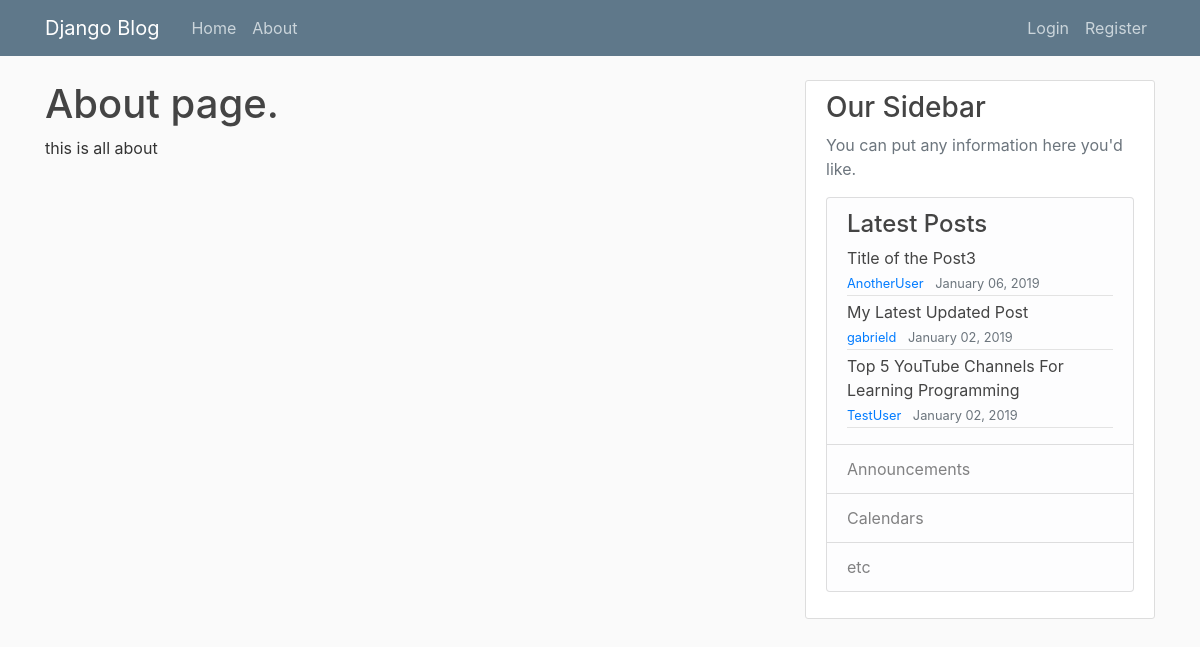
The page /about/ on the database its author committed.
### blog/models.py (models this page shows, shortened)
class Post(models.Model):
    title = models.CharField(max_length=100)
    content = models.TextField()
    date_posted = models.DateTimeField(default=timezone.now)
    author = models.ForeignKey(User, on_delete=models.CASCADE)

### blog/views.py (the view)
# urls.py: path('about/', views.about, name='blog-about'),
def about(request):
    context = {
        'title': 'About this blog',
        'lastes': Post.objects.all().order_by('-id')[:3],
    }
    return render(request, 'blog/about.html', context)

### blog/templates/blog/about.html
{% extends "blog/base.html" %}
{% block content %}
    <h1>About page.</h1>
    <p> this is all about</p>
{% endblock content %}

### blog/templates/blog/slidebar.html (shortened to what this page needs)
{% load static %}
<!DOCTYPE html>
<html lang="en">
    <div class="content-section">
        <h3>Our Sidebar</h3>
        <p class='text-muted'>You can put any information here you'd like.
            <ul class="list-group">
                <li class="list-group-item list-group-item-light">
                    <h4>Latest Posts</h4>
                        {% for post in lastes %}
                            <a class="article-title" href="{% url 'post-detail' post.id %}">{{ post.title }}</a>
                            <div class="article-metadata">
                                <small class="text-muted">
                                    <a class="mr-2" href="{% url 'user-posts' post.author.username %}">{{ post.author }}</a>
                                    {{ post.date_posted|date:"F d, Y" }}
                                </small>
                           </div>
                         {% endfor %}
                </li>
                <li class="list-group-item list-group-item-light">Announcements</li>
                <li class="list-group-item list-group-item-light">Calendars</li>
                <li class="list-group-item list-group-item-light">etc</li>
            </ul>
        </p>
    </div>
</html>

### blog/static/blog/main.css (style rules this page uses)
body { background: #fafafa; color: #333333; margin-top: 5rem; }
h1, h2, h3, h4, h5, h6 { color: #444444; }
ul { margin: 0; }
.content-section { background: #ffffff; padding: 10px 20px; border: 1px solid #dddddd; border-radius: 3px; margin-bottom: 20px; }
.article-title { color: #444444; }
.article-metadata { padding-bottom: 1px; margin-bottom: 4px; border-bottom: 1px solid #e3e3e3 }

### rows shown on the page
Post: title "Title of the Post3", author "AnotherUser", date_posted "January 06, 2019"
Post: title "My Latest Updated Post", author "gabrield", date_posted "January 02, 2019"
Post: title "Top 5 YouTube Channels For Learning Programming", author "TestUser", date_posted "January 02, 2019"
